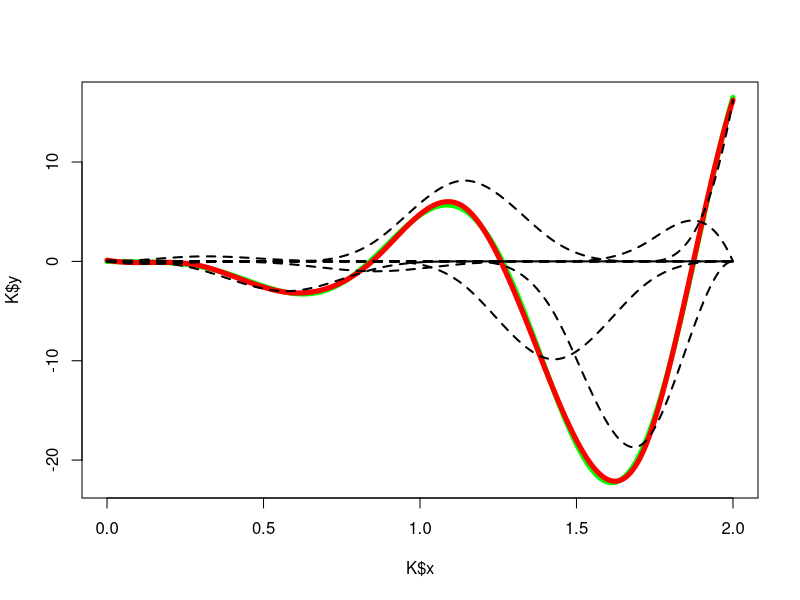
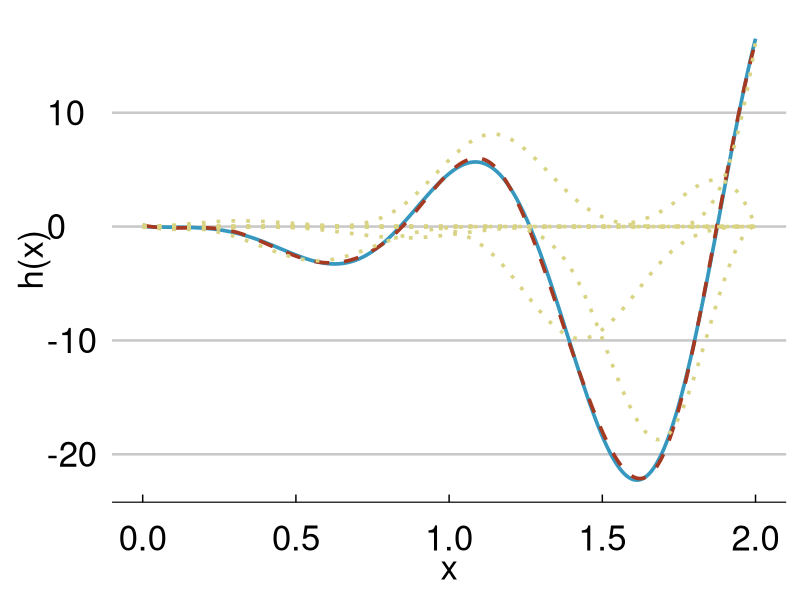

Here is the R script that generated these plots, in order:
require(reshape2)
require(ggplot2)
require(ggthemes)
K=read.table("GAM.txt",header=T)
plot(K$x,K$y,col="Green",type="l",lwd=5)
lines(K$x,K$hat,lwd=5,col="red")
for( i in 1:10) lines(K$x, K[,paste0("B.",i)],lwd=2,lty=2)


g_data <- melt(K,id.vars = "x")

pdf("hx.pdf",width = 9,height = 8)
ggplot(g_data,aes(x = x,y = value,group = variable,linetype = variable,color=variable)) +
  geom_line(size=1.25) + scale_linetype_manual(name="",values=c("solid","dashed",rep("dotted",10))) +
  scale_color_manual(name="",values=c("#3698BF","#A63921",rep("#D9D384",10))) +
  scale_size_manual(name="",values=c(1.5,1.25,rep(1,10))) +
  theme_economist_white() + ylab("h(x)") + xlab("x") + 
  theme(legend.background = element_rect(fill="white"),
        legend.key = element_rect(fill = "white",color = "white"),
        plot.background = element_rect(fill = "white"),
        legend.position="none",
#        axis.title.y = element_text(vjust = 0.1,margin=margin(0,10,0,0)),
#        axis.title.x = element_text(vjust = -0.25),
        text = element_text(size = 25))
dev.off()